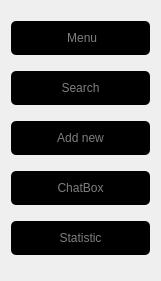
     <widget class="QWidget" name="verticalLayoutWidget_2">
      <property name="geometry">
       <rect>
        <x>10</x>
        <y>170</y>
        <width>161</width>
        <height>281</height>
       </rect>
      </property>
      <layout class="QVBoxLayout" name="sidebar2">
       <item>
        <widget class="QPushButton" name="retour_m_etude">
         <property name="styleSheet">
          <string notr="true">QPushButton {
	background-color: #000000;
	    color: grey;
    padding: 10px 20px;
    border: none;
    border-radius: 5px;
    font-size: 12px;
 font-family: &quot;Berlin Sans FB&quot;, sans-serif; 
}

QPushButton:hover {
 	color:white;	
	background:#1F1F1F;

}

QPushButton:pressed {
background-color: #2f2f2f;
 	color:white;	
}</string>
         </property>
         <property name="text">
          <string> Menu</string>
         </property>
         <property name="icon">
          <iconset resource="ressources.qrc">
           <normaloff>:/new/prefix1/icon/accueil.png</normaloff>:/new/prefix1/icon/accueil.png</iconset>
         </property>
         <property name="iconSize">
          <size>
           <width>20</width>
           <height>30</height>
          </size>
         </property>
        </widget>
       </item>
       <item>
        <widget class="QPushButton" name="listeetude">
         <property name="styleSheet">
          <string notr="true">QPushButton {
	background-color: #000000;
	    color: grey;
    padding: 10px 20px;
    border: none;
    border-radius: 5px;
    font-size: 12px;
 font-family: &quot;Berlin Sans FB&quot;, sans-serif; 
}

QPushButton:hover {
 	color:white;	
	background:#1F1F1F;

}

QPushButton:pressed {
background-color: #2f2f2f;
 	color:white;	
}</string>
         </property>
         <property name="text">
          <string>Search</string>
         </property>
         <property name="icon">
          <iconset resource="ressources.qrc">
           <normaloff>:/new/prefix1/icon/seo.png</normaloff>:/new/prefix1/icon/seo.png</iconset>
         </property>
         <property name="iconSize">
          <size>
           <width>30</width>
           <height>30</height>
          </size>
         </property>
        </widget>
       </item>
       <item>
        <widget class="QPushButton" name="ajoutetude">
         <property name="styleSheet">
          <string notr="true">QPushButton {
	background-color: #000000;
	    color: grey;
    padding: 10px 20px;
    border: none;
    border-radius: 5px;
    font-size: 12px;
 font-family: &quot;Berlin Sans FB&quot;, sans-serif; 
}

QPushButton:hover {
 	color:white;	
	background:#1F1F1F;

}

QPushButton:pressed {
background-color: #2f2f2f;
 	color:white;	
}</string>
         </property>
         <property name="text">
          <string>Add new</string>
         </property>
         <property name="icon">
          <iconset resource="ressources.qrc">
           <normaloff>:/new/prefix1/icon/ajouter (2).png</normaloff>:/new/prefix1/icon/ajouter (2).png</iconset>
         </property>
         <property name="iconSize">
          <size>
           <width>30</width>
           <height>30</height>
          </size>
         </property>
        </widget>
       </item>
       <item>
        <widget class="QPushButton" name="calendrieretude">
         <property name="styleSheet">
          <string notr="true">QPushButton {
	background-color: #000000;
	    color: grey;
    padding: 10px 20px;
    border: none;
    border-radius: 5px;
    font-size: 12px;
 font-family: &quot;Berlin Sans FB&quot;, sans-serif; 
}

QPushButton:hover {
 	color:white;	
	background:#1F1F1F;

}

QPushButton:pressed {
background-color: #2f2f2f;
 	color:white;	
}</string>
         </property>
         <property name="text">
          <string>ChatBox</string>
         </property>
         <property name="icon">
          <iconset resource="ressources.qrc">
           <normaloff>:/new/prefix1/icon/robot.png</normaloff>:/new/prefix1/icon/robot.png</iconset>
         </property>
         <property name="iconSize">
          <size>
           <width>30</width>
           <height>30</height>
          </size>
         </property>
        </widget>
       </item>
       <item>
        <widget class="QPushButton" name="statetude">
         <property name="styleSheet">
          <string notr="true">QPushButton {
	background-color: #000000;
	    color: grey;
    padding: 10px 20px;
    border: none;
    border-radius: 5px;
    font-size: 12px;
 font-family: &quot;Berlin Sans FB&quot;, sans-serif; 
}

QPushButton:hover {
 	color:white;	
	background:#1F1F1F;

}

QPushButton:pressed {
background-color: #2f2f2f;
 	color:white;	
}</string>
         </property>
         <property name="text">
          <string>Statistic</string>
         </property>
         <property name="icon">
          <iconset resource="ressources.qrc">
           <normaloff>:/new/prefix1/icon/statistiques.png</normaloff>:/new/prefix1/icon/statistiques.png</iconset>
         </property>
         <property name="iconSize">
          <size>
           <width>30</width>
           <height>30</height>
          </size>
         </property>
        </widget>
       </item>
      </layout>
     </widget>
